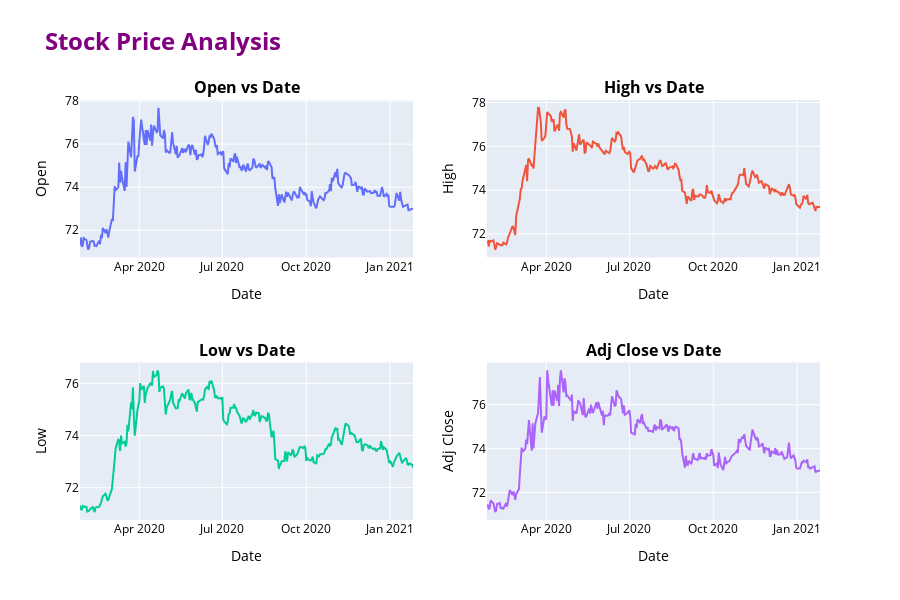

The cell this chart's notebook holds for it:
### Code cell
import plotly.graph_objects as go
from plotly.subplots import make_subplots

# Create subplots with 2 rows and 2 columns
fig = make_subplots(rows=2, cols=2, subplot_titles=['<b>Open vs Date</b>', '<b>High vs Date</b>', '<b>Low vs Date</b>', '<b>Adj Close vs Date</b>'])

# Add traces for each subplot
fig.add_trace(go.Scatter(x=df1['Date'], y=df1['Open'], name='Open'), row=1, col=1)
fig.add_trace(go.Scatter(x=df1['Date'], y=df1['High'], name='High'), row=1, col=2)
fig.add_trace(go.Scatter(x=df1['Date'], y=df1['Low'], name='Low'), row=2, col=1)
fig.add_trace(go.Scatter(x=df1['Date'], y=df1['Adj Close'], name='Adj Close'), row=2, col=2)

# Update subplot titles
fig.update_xaxes(title_text='Date', row=1, col=1)
fig.update_xaxes(title_text='Date', row=1, col=2)
fig.update_xaxes(title_text='Date', row=2, col=1)
fig.update_xaxes(title_text='Date', row=2, col=2)

# Update y-axis titles
fig.update_yaxes(title_text='Open', row=1, col=1)
fig.update_yaxes(title_text='High', row=1, col=2)
fig.update_yaxes(title_text='Low', row=2, col=1)
fig.update_yaxes(title_text='Adj Close', row=2, col=2)

# Set the figure layout
fig.update_layout(
    title_text='<b>Stock Price Analysis</b>',
    title_font=dict(size=24, color='purple'),
    font=dict(size=12, color='black'),
    height=600,
    width=900,
    showlegend=False,
)

fig.show()

### Figure 1 — Plotly figure (JSON) as saved in the notebook; plotly's stock layout.template omitted (floating-point values rounded to 4 significant figures; data arrays with more than 128 entries replaced by an {"elided": "..."} marker saying what was removed)
{"data": [{"name": "Open", "type": "scatter", "x": {"elided": "262 str values"}, "xaxis": "x", "y": {"elided": "262 float values"}, "yaxis": "y"}, {"name": "High", "type": "scatter", "x": {"elided": "262 str values"}, "xaxis": "x2", "y": {"elided": "262 float values"}, "yaxis": "y2"}, {"name": "Low", "type": "scatter", "x": {"elided": "262 str values"}, "xaxis": "x3", "y": {"elided": "262 float values"}, "yaxis": "y3"}, {"name": "Adj Close", "type": "scatter", "x": {"elided": "262 str values"}, "xaxis": "x4", "y": {"elided": "262 float values"}, "yaxis": "y4"}], "layout": {"annotations": [{"font": {"size": 16}, "showarrow": false, "text": "<b>Open vs Date</b>", "x": 0.225, "xanchor": "center", "xref": "paper", "y": 1, "yanchor": "bottom", "yref": "paper"}, {"font": {"size": 16}, "showarrow": false, "text": "<b>High vs Date</b>", "x": 0.775, "xanchor": "center", "xref": "paper", "y": 1, "yanchor": "bottom", "yref": "paper"}, {"font": {"size": 16}, "showarrow": false, "text": "<b>Low vs Date</b>", "x": 0.225, "xanchor": "center", "xref": "paper", "y": 0.375, "yanchor": "bottom", "yref": "paper"}, {"font": {"size": 16}, "showarrow": false, "text": "<b>Adj Close vs Date</b>", "x": 0.775, "xanchor": "center", "xref": "paper", "y": 0.375, "yanchor": "bottom", "yref": "paper"}], "font": {"color": "black", "size": 12}, "height": 600, "showlegend": false, "title": {"font": {"color": "purple", "size": 24}, "text": "<b>Stock Price Analysis</b>"}, "width": 900, "xaxis": {"anchor": "y", "domain": [0, 0.45], "title": {"text": "Date"}}, "xaxis2": {"anchor": "y2", "domain": [0.55, 1], "title": {"text": "Date"}}, "xaxis3": {"anchor": "y3", "domain": [0, 0.45], "title": {"text": "Date"}}, "xaxis4": {"anchor": "y4", "domain": [0.55, 1], "title": {"text": "Date"}}, "yaxis": {"anchor": "x", "domain": [0.625, 1], "title": {"text": "Open"}}, "yaxis2": {"anchor": "x2", "domain": [0.625, 1], "title": {"text": "High"}}, "yaxis3": {"anchor": "x3", "domain": [0, 0.375], "title": {"text": "Low"}}, "yaxis4": {"anchor": "x4", "domain": [0, 0.375], "title": {"text": "Adj Close"}}}}
